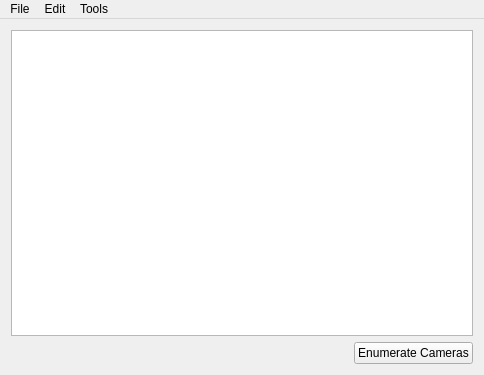
<?xml version="1.0" encoding="UTF-8"?>
<ui version="4.0">
 <class>MainWindow</class>
 <widget class="QMainWindow" name="MainWindow">
  <property name="geometry">
   <rect>
    <x>0</x>
    <y>0</y>
    <width>484</width>
    <height>375</height>
   </rect>
  </property>
  <property name="windowTitle">
   <string>MainWindow</string>
  </property>
  <widget class="QWidget" name="centralWidget">
   <layout class="QVBoxLayout" name="verticalLayout">
    <item>
     <widget class="QListWidget" name="listWidget">
      <property name="styleSheet">
       <string notr="true">QListWidget::item {
	color: black;
}</string>
      </property>
      <property name="alternatingRowColors">
       <bool>false</bool>
      </property>
     </widget>
    </item>
    <item>
     <layout class="QHBoxLayout" name="horizontalLayout">
      <item>
       <spacer name="horizontalSpacer">
        <property name="orientation">
         <enum>Qt::Horizontal</enum>
        </property>
        <property name="sizeHint" stdset="0">
         <size>
          <width>40</width>
          <height>20</height>
         </size>
        </property>
       </spacer>
      </item>
      <item>
       <widget class="QPushButton" name="pushButton">
        <property name="text">
         <string>Enumerate Cameras</string>
        </property>
       </widget>
      </item>
     </layout>
    </item>
   </layout>
  </widget>
  <widget class="QMenuBar" name="menuBar">
   <property name="geometry">
    <rect>
     <x>0</x>
     <y>0</y>
     <width>484</width>
     <height>22</height>
    </rect>
   </property>
   <widget class="QMenu" name="menuFile">
    <property name="title">
     <string>File</string>
    </property>
    <addaction name="actionThing_3"/>
   </widget>
   <widget class="QMenu" name="menuEdit">
    <property name="title">
     <string>Edit</string>
    </property>
    <addaction name="actionThing_2"/>
   </widget>
   <widget class="QMenu" name="menuTools">
    <property name="title">
     <string>Tools</string>
    </property>
    <addaction name="actionThing"/>
   </widget>
   <addaction name="menuFile"/>
   <addaction name="menuEdit"/>
   <addaction name="menuTools"/>
  </widget>
  <action name="actionThing">
   <property name="text">
    <string>Thing</string>
   </property>
  </action>
  <action name="actionThing_2">
   <property name="text">
    <string>Thing</string>
   </property>
  </action>
  <action name="actionThing_3">
   <property name="text">
    <string>Thing</string>
   </property>
  </action>
 </widget>
 <layoutdefault spacing="6" margin="11"/>
 <resources/>
 <connections>
  <connection>
   <sender>pushButton</sender>
   <signal>clicked()</signal>
   <receiver>MainWindow</receiver>
   <slot>enumerateCameras()</slot>
   <hints>
    <hint type="sourcelabel">
     <x>389</x>
     <y>346</y>
    </hint>
    <hint type="destinationlabel">
     <x>241</x>
     <y>187</y>
    </hint>
   </hints>
  </connection>
 </connections>
 <slots>
  <slot>enumerateCameras()</slot>
 </slots>
</ui>
